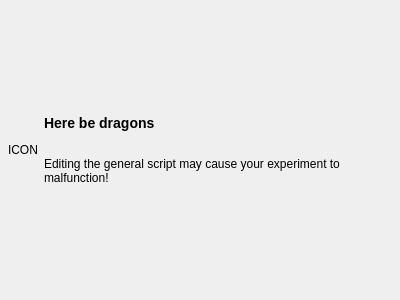
<?xml version="1.0" encoding="UTF-8"?>
<ui version="4.0">
 <class>widget_general_script_editor</class>
 <widget class="QWidget" name="widget_general_script_editor">
  <property name="geometry">
   <rect>
    <x>0</x>
    <y>0</y>
    <width>400</width>
    <height>300</height>
   </rect>
  </property>
  <property name="windowTitle">
   <string>Form</string>
  </property>
  <layout class="QVBoxLayout" name="layout_vbox">
   <property name="margin">
    <number>4</number>
   </property>
   <item>
    <widget class="QWidget" name="widget" native="true">
     <property name="sizePolicy">
      <sizepolicy hsizetype="Preferred" vsizetype="Fixed">
       <horstretch>0</horstretch>
       <verstretch>0</verstretch>
      </sizepolicy>
     </property>
     <layout class="QHBoxLayout" name="horizontalLayout">
      <property name="margin">
       <number>4</number>
      </property>
      <item>
       <widget class="QLabel" name="label_warning_icon">
        <property name="sizePolicy">
         <sizepolicy hsizetype="Fixed" vsizetype="Fixed">
          <horstretch>0</horstretch>
          <verstretch>0</verstretch>
         </sizepolicy>
        </property>
        <property name="text">
         <string>ICON</string>
        </property>
       </widget>
      </item>
      <item>
       <widget class="QLabel" name="label">
        <property name="sizePolicy">
         <sizepolicy hsizetype="Preferred" vsizetype="Fixed">
          <horstretch>0</horstretch>
          <verstretch>0</verstretch>
         </sizepolicy>
        </property>
        <property name="text">
         <string>&lt;h3&gt;Here be dragons&lt;/h3&gt;&lt;br /&gt;
Editing the general script may cause your experiment to malfunction!</string>
        </property>
        <property name="wordWrap">
         <bool>true</bool>
        </property>
       </widget>
      </item>
     </layout>
    </widget>
   </item>
  </layout>
 </widget>
 <resources/>
 <connections/>
</ui>
